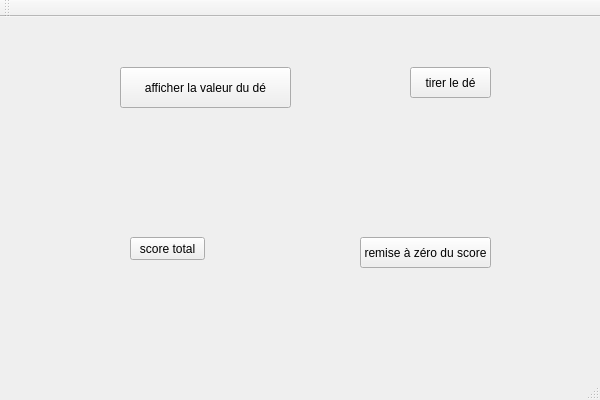
<?xml version="1.0" encoding="UTF-8"?>
<ui version="4.0">
 <class>diceClass</class>
 <widget class="QMainWindow" name="diceClass">
  <property name="geometry">
   <rect>
    <x>0</x>
    <y>0</y>
    <width>600</width>
    <height>400</height>
   </rect>
  </property>
  <property name="windowTitle">
   <string>dice</string>
  </property>
  <widget class="QWidget" name="centralWidget">
   <widget class="QPushButton" name="scoretotal">
    <property name="geometry">
     <rect>
      <x>130</x>
      <y>220</y>
      <width>75</width>
      <height>23</height>
     </rect>
    </property>
    <property name="text">
     <string>score total</string>
    </property>
   </widget>
   <widget class="QPushButton" name="remiszero">
    <property name="geometry">
     <rect>
      <x>360</x>
      <y>220</y>
      <width>131</width>
      <height>31</height>
     </rect>
    </property>
    <property name="text">
     <string>remise à zéro du score</string>
    </property>
   </widget>
   <widget class="QLabel" name="score">
    <property name="geometry">
     <rect>
      <x>240</x>
      <y>130</y>
      <width>101</width>
      <height>41</height>
     </rect>
    </property>
    <property name="text">
     <string/>
    </property>
   </widget>
   <widget class="QPushButton" name="afficheValeur">
    <property name="geometry">
     <rect>
      <x>120</x>
      <y>50</y>
      <width>171</width>
      <height>41</height>
     </rect>
    </property>
    <property name="text">
     <string>afficher la valeur du dé</string>
    </property>
   </widget>
   <widget class="QPushButton" name="tirageDe">
    <property name="geometry">
     <rect>
      <x>410</x>
      <y>50</y>
      <width>81</width>
      <height>31</height>
     </rect>
    </property>
    <property name="text">
     <string>tirer le dé</string>
    </property>
   </widget>
   <widget class="QLabel" name="totaldestour">
    <property name="geometry">
     <rect>
      <x>260</x>
      <y>290</y>
      <width>91</width>
      <height>41</height>
     </rect>
    </property>
    <property name="text">
     <string/>
    </property>
   </widget>
  </widget>
  <widget class="QMenuBar" name="menuBar">
   <property name="geometry">
    <rect>
     <x>0</x>
     <y>0</y>
     <width>600</width>
     <height>21</height>
    </rect>
   </property>
  </widget>
  <widget class="QToolBar" name="mainToolBar">
   <attribute name="toolBarArea">
    <enum>TopToolBarArea</enum>
   </attribute>
   <attribute name="toolBarBreak">
    <bool>false</bool>
   </attribute>
  </widget>
  <widget class="QStatusBar" name="statusBar"/>
 </widget>
 <layoutdefault spacing="6" margin="11"/>
 <resources>
  <include location="dice.qrc"/>
 </resources>
 <connections/>
 <slots>
  <slot>Tirage()</slot>
 </slots>
</ui>
